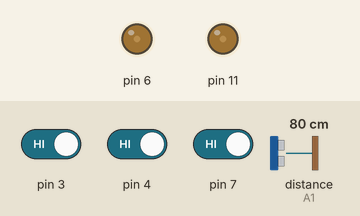
This sketch was run on a simulated Arduino Uno, built with avr-gcc and run on an emulated ATmega328P. On the bench: output pins drawn as LEDs (lit = HIGH). Inputs (shaded band) come from the test bench; at power-on: pin 3 HIGH, pin 4 HIGH, pin 7 HIGH, distance to the obstacle (sensor on A1) 80 cm. The echo pulse lasts 58.3 µs per cm; pins used as bus, display or sensor lines are not drawn.

Above: at 1.2 s.
1.3 s: pin 3 driven LOW and pin 4 driven LOW
At 2.3 s:
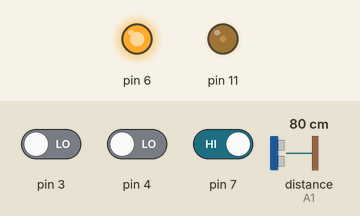
Timing chart, 0 to 1.4 s (numbered marks = the images above; inputs shaded):
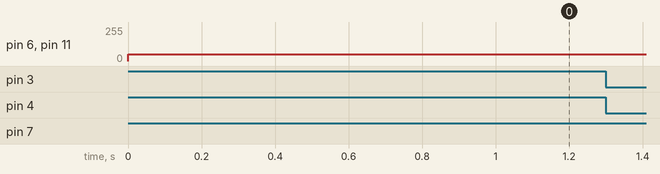

The sketch:

ArduinoRobot.ino
```cpp
#include <SoftwareSerial.h>

const int trigPin = 8;
const int echoPin = A1;

void setup() {
  // put your setup code here, to run once:
     Serial.begin(9600);           //  setup serial
}

void loop() {
  // put your main code here, to run repeatedly:
  int right = digitalRead(7);
  int mid = digitalRead(4);
  int left = digitalRead(3);
  long duration, cm;

 // debugValues(left, mid, right);

  //rijden
  analogWrite(11, 50);
  analogWrite(6, 50);

  //middenste LED staat niet op de lijn
  if(mid == 0)
  {

    if(left == 0 && right == 0)
     {
       //Geen zwarte lijn beschikbaar dus niet corrigeren
       //We versturen een hoge pulse
        pinMode(trigPin, OUTPUT);
        digitalWrite(trigPin, LOW);
        delayMicroseconds(2);
        digitalWrite(trigPin, HIGH);
        delayMicroseconds(10);
        digitalWrite(trigPin, LOW);

        // checken lengte van de hoge pulse
        pinMode(echoPin, INPUT);
        duration = pulseIn(echoPin, HIGH);

        cm = microsecondsToCentimeters(duration);

        if(cm < 20)
        {
            //kan niet verder dan +- 35 cm als ie 0 geeft is er geen muur
             if(cm != 0)
            {
             //draaien
             //DRAAIEN
             analogWrite(11, 255);
             delay(1000);
           }
        }
        delay(5);

   }
   else{
      //Corrigeer
     if(right == 0)
     {analogWrite(11, 255);}
     if(left == 0)
     {analogWrite(6,255);}
   }

  }
}

void debugValues(int sLeft, int sMid, int sRight){
  Serial.print("(");
  Serial.print(sLeft);
  Serial.print(", ");
  Serial.print(sMid);
  Serial.print(", ");
  Serial.print(sRight);
  Serial.println(")");
}

long microsecondsToCentimeters(long microseconds)
{
  // The speed of sound is 340 m/s or 29 microseconds per centimeter.
  // The ping travels out and back, so to find the distance of the
  // object we take half of the distance travelled.
  // OP google vind je alles!
  return microseconds / 29 / 2;
}
```
